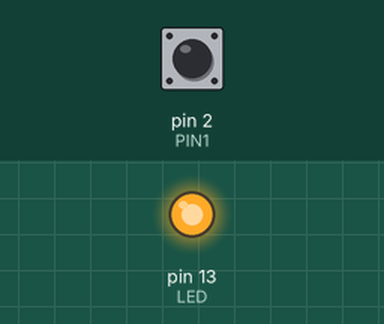
Simulated run of this sketch. Board: Arduino Uno, built with avr-gcc and run on an emulated ATmega328P. Parts: output pins drawn as LEDs (lit = HIGH). The inputs (shaded band) are chosen by the test bench; at power-on: pin 2 (PIN1) HIGH. What the sketch prints to the serial monitor is not drawn.

Above: at 1.2 s.
1.3 s: pin 2 (PIN1) pulled LOW for 0.15 s
At 1.37 s:
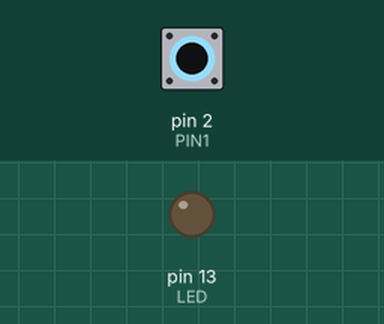
2.9 s: pin 2 (PIN1) pulled LOW for 3.2 s
At 7.2 s:
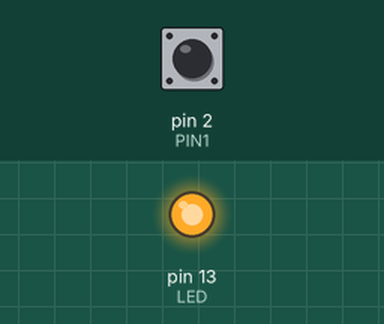
Timing chart, 0 to 8.7 s (numbered marks = the images above; inputs shaded):
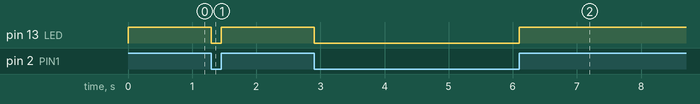

Measured:
- after the input at 1.3 s, pin 13 (LED): HIGH → LOW at once, → HIGH 0.15 s later
- after the input at 2.9 s, pin 13 (LED): HIGH → LOW at once, → HIGH 3.2 s later

The sketch:

PinChangeIntStromZaehler.ino
```cpp
// PinChangeIntExample, version 1.1 Sun Jan 15 06:24:19 CST 2012
// See the Wiki at http://code.google.com/p/arduino-pinchangeint/wiki for more information.
//-------- define these in your sketch, if applicable ----------------------------------------------------------
// You can reduce the memory footprint of this handler by declaring that there will be no pin change interrupts
// on any one or two of the three ports.  If only a single port remains, the handler will be declared inline
// reducing the size and latency of the handler.
#define NO_PORTB_PINCHANGES // to indicate that port b will not be used for pin change interrupts
#define NO_PORTC_PINCHANGES // to indicate that port c will not be used for pin change interrupts
// #define NO_PORTD_PINCHANGES // to indicate that port d will not be used for pin change interrupts
// if there is only one PCInt vector in use the code can be inlined
// reducing latency and code size
// define DISABLE_PCINT_MULTI_SERVICE below to limit the handler to servicing a single interrupt per invocation.
// #define       DISABLE_PCINT_MULTI_SERVICE
//-------- define the above in your sketch, if applicable ------------------------------------------------------
#include <PinChangeInt.h>
#include <EEPROM.h>


// This example demonstrates a configuration of 3 interrupting pins and 2 interrupt functions.
// All interrupts are serviced immediately, but one of the pins (pin 4) will show you immediately
// on the Terminal.  The other function connected to 2 pins sets an array member that is queried in loop().
// You can then query the array at your leisure.
// This makes loop timing non-critical.

// Add more Pins at your leisure.
// For the Analog Input pins used as digital input pins, and you can use 14, 15, 16, etc.
// or you can use A0, A1, A2, etc. (the Arduino code comes with #define's
// for the Analog Input pins and will properly recognize e.g., pinMode(A0, INPUT);
#define PIN1 2
#define LED 13
//#define PIN3 4


unsigned long lastminute;
boolean once = true;


unsigned long interrupt_count=0, runden=0;
unsigned long lastrundemillis=0, lastmillis, gap, rundenzeit=0 ;
unsigned long schnitt;
uint8_t count;

static short n = 1;          //Zählvariable anlegen
static unsigned long avgsum;      //Variable zur Summenspeicherung anlegen


void quicfunc() {
  interrupt_count++;
  count++;
  gap = millis() - lastmillis;
  lastmillis = millis();
};


void setup() {
  pinMode(PIN1, INPUT); digitalWrite(PIN1, HIGH);
  pinMode(LED,OUTPUT);
  PCintPort::attachInterrupt(PIN1, &quicfunc, FALLING);  // add more attachInterrupt code as required
  Serial.begin(115200);
  Serial.println("---------------------------------------");
  count = 0;
  lastmillis = millis();
  lastrundemillis = millis();
   avgsum = 0;
     lastminute = millis();
     gap = 0;
}

uint8_t i;
void loop() {
  //Serial.print(".");
  //delay(1000);
  digitalWrite(LED,digitalRead(PIN1));
  if(interrupt_count < 38000){
    if (count != 0) {
      if(interrupt_count > 1){
         schnitt = mittelwert_filter(gap);
      }
      if( ( millis()-lastminute) > 60000){
            lastminute = millis();
           // calculate from slidung average
        Serial.print(" Mittel ");
        Serial.print(37500000/(schnitt*380));
        Serial.println(" Watt ");

      }
      /*
      Serial.print("Count ");
      Serial.print(interrupt_count, DEC);
      Serial.print(" Gap ");
      Serial.print(gap, DEC);
      Serial.print(" Avg ");
      Serial.print(schnitt, DEC);
      Serial.println();
      */

      count = 0;
      if( (interrupt_count > 1) && (gap > (5*schnitt)) ){
        rundenzeit = millis()- lastrundemillis;
        lastrundemillis = millis();
        runden++;
        Serial.print(">>> Runden ");
        Serial.print(runden, DEC);
        Serial.print(" Ticks ");
        Serial.print(interrupt_count, DEC);
         Serial.print(" Dauer ");
        Serial.print(rundenzeit, DEC);
        Serial.print(" mit ");
        Serial.print(37500000/rundenzeit);
        Serial.print(" Watt ");
        interrupt_count = 0;
        n = 1;          //Zählvariable anlegen
        avgsum=0;      //Variable zur Summenspeicherung anlegen

        Serial.println();
      }
    }
  }
}

unsigned long mittelwert_filter(long newval)
{
    unsigned long avg;          //Variable zur Mittelwertspeicherung anlegen

   if (n<16)               //Mit dieser if Schleife wird die Fenstrgröße festgelegt
                       //hier sollte eine 2er potenz für die Größe gewählt werden.
   {
      avgsum += newval;          //Wert n-mal aufaddieren
      avg = avgsum/n;          //Summer durch n teilen
      n++;                //n um eins erhöhen
   }
   else
   {
      avgsum -= avgsum/16;
      avgsum += newval;
      avg = avgsum/16;
   }
   return avg;

}
```
